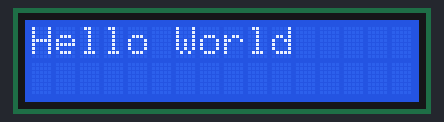
Recording of a sketch running on a simulated Arduino Uno, built with avr-gcc and run on an emulated ATmega328P. Parts: 16×2 character LCD.

Above: at 0.1 s.
At 1.1 s:
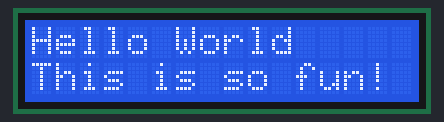

The sketch:

hello_world_2.ino
```cpp
#include <Wire.h>
#include <LiquidCrystal_I2C.h>

LiquidCrystal_I2C lcd(0x3F,16,2);

void setup()
{
  lcd.begin();

  lcd.print("Hello World");
  delay(1000);
  lcd.setCursor(0, 1);
  lcd.print("This is so fun!");

}


void loop()
{


}
```
